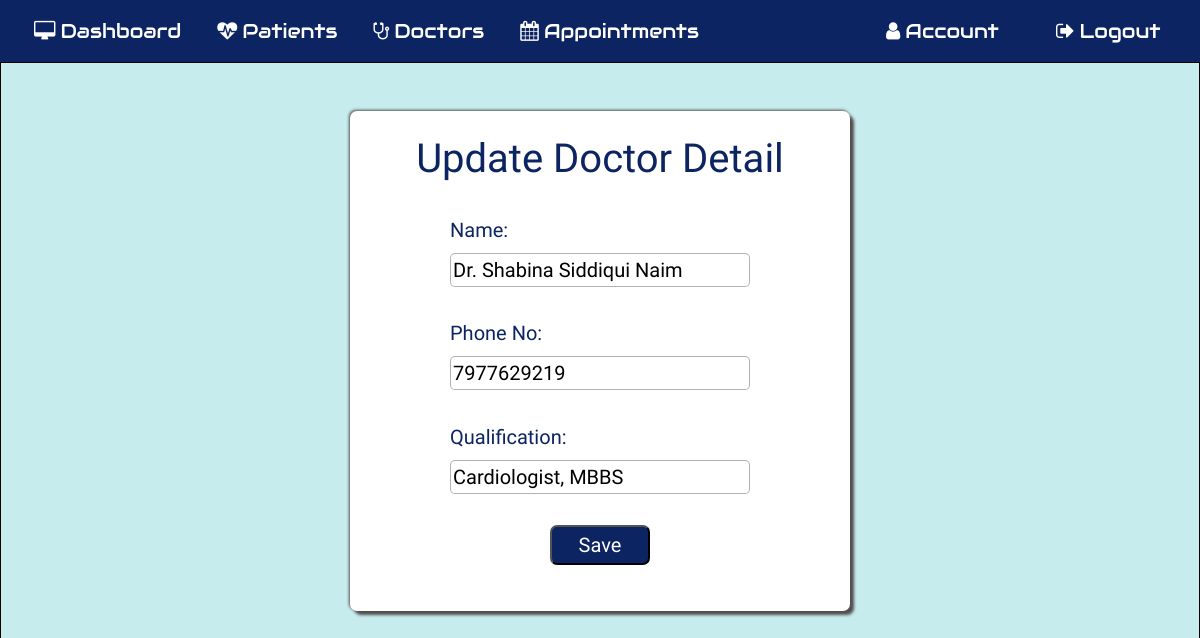
The page /editdoctor/1 (signed in) on the database its author committed.
### application/routes.py (models this page shows, shortened)
class Doctor(db.Model):
  __tablename__ = 'Doctor'
  id = db.Column(db.Integer, primary_key=True)
  dname = db.Column(db.String(20))
  dphone = db.Column(db.String(20))
  dqual = db.Column(db.String(100))
  profileimage = db.Column(db.String(20), nullable=False, default='default.jpg')

### application/routes.py (the view, shortened to what this page needs)
@app.route('/editdoctor/<id>', methods=['GET', 'POST'])
def editdoctor(id):
  if 'username' in session:
    editdoc = Doctor.query.filter_by( id = id )
    return render_template('editdoctor.html', editdoc=editdoc)

### application/templates/editdoctor.html
{% extends 'layout.html' %}
{% include "includes/nav.html" %} {% block content %}
<section id="adddoctor">
  <div class="form-style form-doc">
    <h1 class="mt-4">Update Doctor Detail</h1>
    {% for edit in editdoc %}
    <form action="" method="POST">
      <div class="inner-form inner-editdoc mt-4">
      <div class="form-input">
        <label for="ndname">Name:&nbsp;</label>
        <input type="text" class="text1" id="dname" name="ndname" value="{{edit.dname}}" />
      </div>
      <div class="form-input">
        <label for="ndphone">Phone No:&nbsp;</label>
        <input
          type="number"
          class="text1"
          id="dphone"
          maxlength="12"
          min="10"
          name="ndphone"
          value="{{edit.dphone}}"
        />
      </div>
      <div class="form-input">
        <label for="ndqual">Qualification:&nbsp;</label>
        <input type="text" id="dqual" class="text1" name="ndqual" value="{{edit.dqual}}">
      </div>
      <div class="form-input btn-submit">
        <button class="button" type="submit">Save</button>
      </div>
    </form>
    {% endfor %}
  </div></div>
</section>
{% endblock %}

### application/static/main.css (style rules this page uses)
body { background: #c7ecee; width: 100vw; background-size: cover; background-position: center; font-family: "Dosis", sans-serif; }

### application/static/newpatient.css (style rules this page uses)
.btn-submit { display: flex; justify-content: center; }
.btn-submit button { background: #0c2461; color: white; height: 40px; width: 100px; border-radius: 7px; }

### application/static/patrcd.css (style rules this page uses)
body { counter-reset: Serial; }

### application/static/adddoctor.css (style rules this page uses)
#adddoctor { height: 100vh; border: 1px solid black; display: flex; flex-direction: column; align-items: center; }
.form-doc { height: 500px; width: 500px; margin-top: 4%; }
.inner-editdoc { height: 350px; width: 300px; }

### application/static/commonstyle.css (style rules this page uses)
h1, h2, h3 { color: #0c2461; }
label { color: #0c2461; }
input { width: 100%; border: 1px solid rgba(0, 0, 0, 0.3); border-radius: 5px; }
.form-style { font-size: 20px; color: #0c2461; display: flex; flex-direction: column; align-items: center; background: white; border-radius: 7px; box-shadow: 4px 4px 3px rgb(83, 78, 78), -1px -1px 3px rgb(83, 78, 78); }
.inner-form { display: flex; flex-direction: column; align-items: flex-start; justify-content: space-between; margin-top: 10px; }
.form-input { width: 100%; }

### rows shown on the page
Doctor: ndname "Dr. Shabina Siddiqui Naim", ndphone "7977629219", ndqual "Cardiologist, MBBS"
